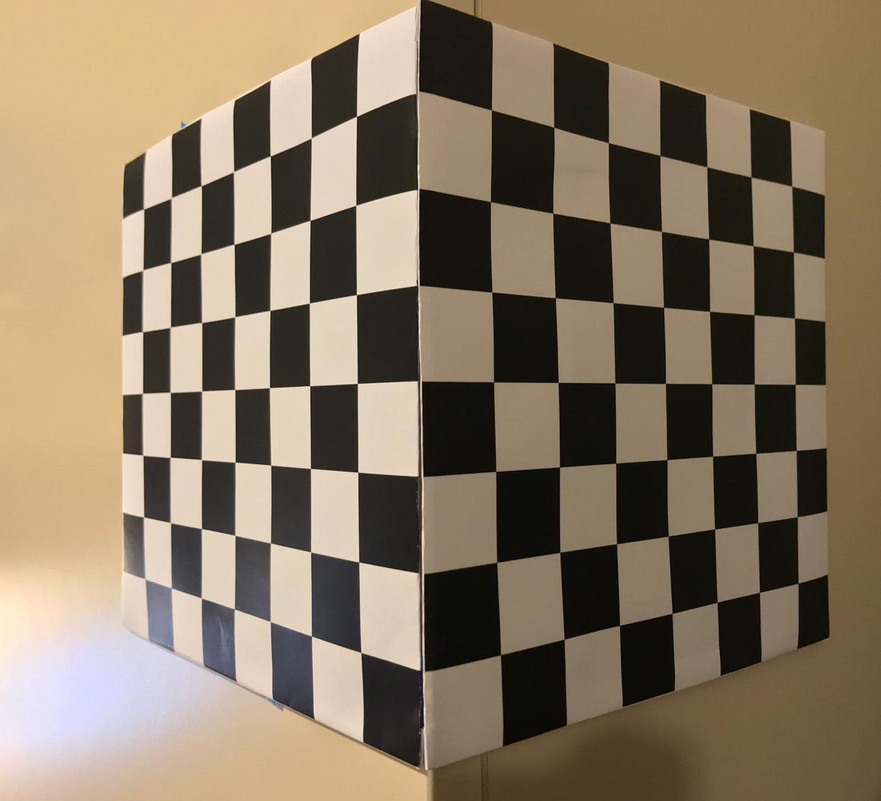
%> input picture 5-data-generation-for-camera-calibration/calibrationObjectLab5.jpeg, 881 x 801 px, shrunk from 1306 x 1187 before the run
$ octave lab5.m   (GNU Octave 9; MATLAB toolbox functions it lacks are replaced by stand-ins)
%> lines starting %> are read from the running program, lines starting %| are printed output that depends on the picture; in (x1, y1, x2, y2) boxes, pixels count from 0 and x2, y2 are one past the last pixel; in counts of white or black regions, pixels touching at a corner belong together; the program's own positions count from 1
### 5-data-generation-for-camera-calibration/lab5calibprep.m
function [H,T,R,edges,P,lines] = lab5calibprep(img)

    [row,col,ch] = size(img);
    X = zeros(size(img));
    k = 1;

    if(ch==3)
        img = rgb2gray(img);
    end

    edges = edge(img,'Canny',[0.1 0.4]);

    [H,T,R] = hough(edges,'RhoResolution',0.5,'Theta',-90:0.5:89);

    P = houghpeaks(H,500,'Threshold',0.1*max(H(:)));

    lines = houghlines(edges,T,R,P,'FillGap',50,'MinLength',15);

end

### 5-data-generation-for-camera-calibration/lab5drawlines.m
function [intersection, y1,y2] = lab5drawlines(lines,L1,L2)

     tetha1 = lines(L1).theta;
     tetha2 = lines(L2).theta;

     if tetha1 == 0
         tetha1 = 0.001;
     end

     if tetha2 == 0
         tetha2 = 0.001;
     end

     rho = [lines(L1).rho; lines(L2).rho];
     A = [cosd(tetha1) sind(tetha1); cosd(tetha2) sind(tetha2)];
     intersection = inv(A)*rho;

     x1 = 0:0.1:2000;
     x2 = 0:0.1:2000;
     y1 = (rho(1)-x1*cosd(tetha1))/sind(tetha1);
     y2 = (rho(2)-x2*cosd(tetha2))/sind(tetha2);

     plot(x1(1,:), y1(1,:), 'm','LineWidth',1);
     plot(x2(1,:), y2(1,:), 'm','LineWidth',1);
     plot(intersection(1),intersection(2),'-o')

end

### 5-data-generation-for-camera-calibration/lab5.m
img = imread('calibrationObjectLab5.jpeg');
%> img is the input picture: size 801x881x3 uint8; mean R, G, B 134.7, 118.8, 97.7

 [row,col,ch] = size(img);
%> row = 801; col = 881; ch = 3
 if(ch==3)
    img = rgb2gray(img);
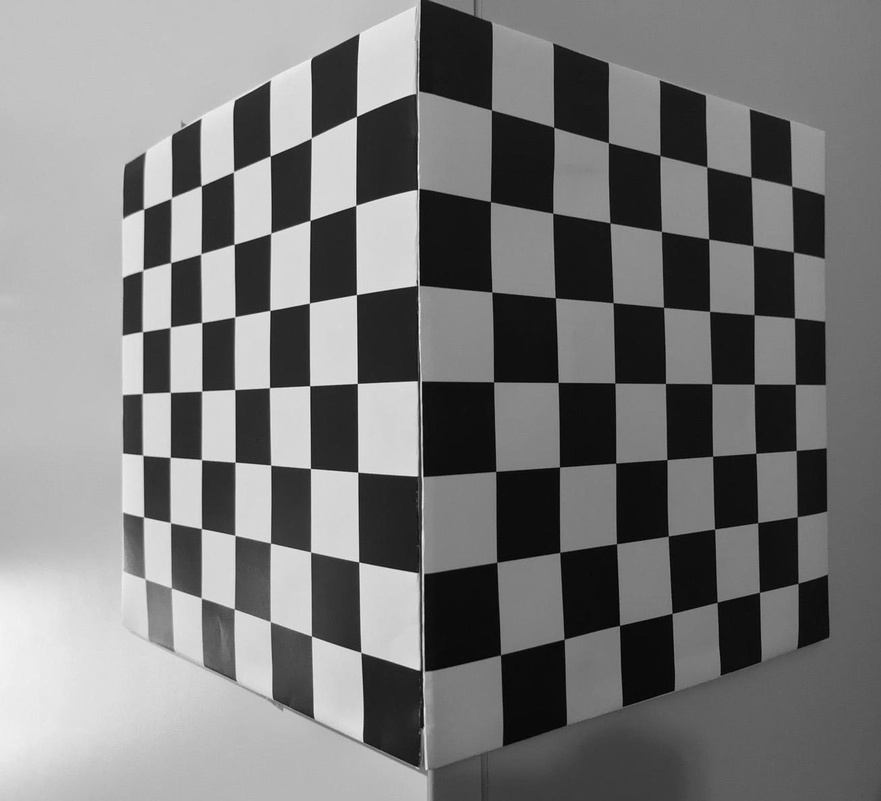
%> img: size 801x881 uint8; min 1, max 245, mean 121.2
 end

img2 =  edge(img,'Canny',[0.1 0.4]);
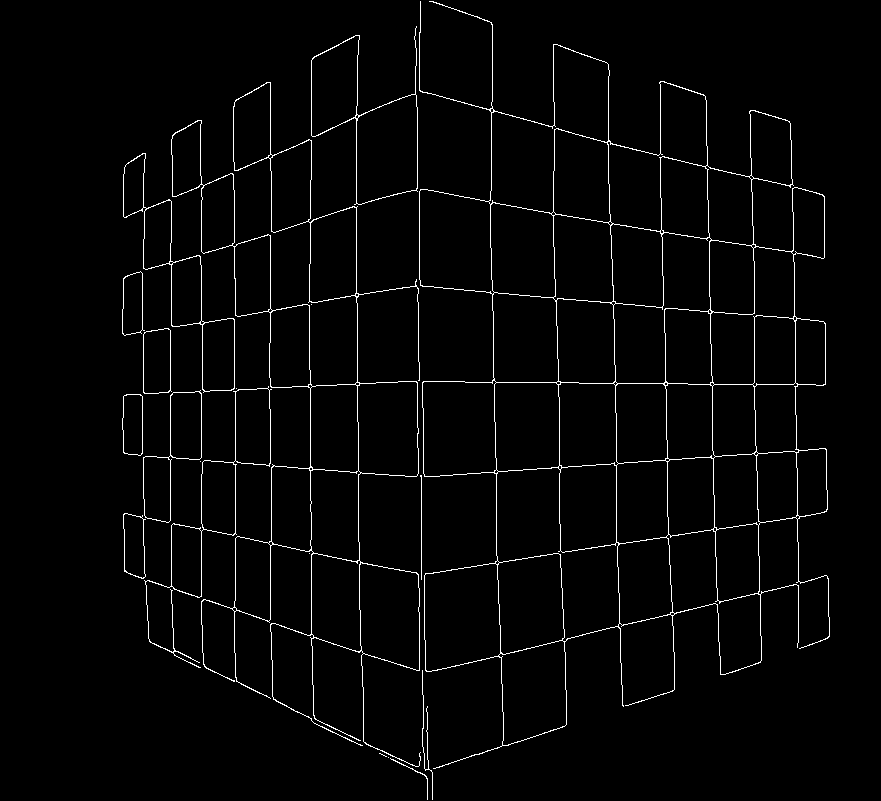
%> img2: size 801x881 logical; 2.3% white in thin lines or dots, all inside (x1, y1, x2, y2) = (122, 1, 830, 800)

[H,T,R,edges,P,lines] = lab5calibprep(img);
%> in lab5calibprep, `[H,T,R] = hough(edges,'RhoResolution',0.5,'Theta',-90:0.5:89);`:
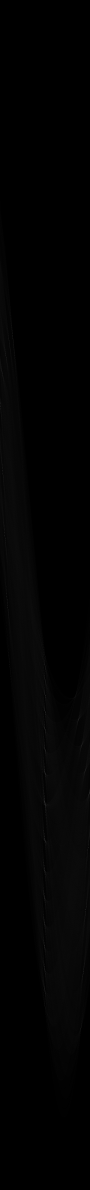
%> H: size 4759x359 double (shown at 1/4 size); min 0, max 341, mean 3.5; drawn with min black and max white
%> in lab5calibprep, `[H,T,R] = hough(edges,'RhoResolution',0.5,'Theta',-90:0.5:89);`: T = 359 values from -90 to 89; R = 4759 values from -1189.5 to 1189.5
%> in lab5calibprep, `P = houghpeaks(H,500,'Threshold',0.1*max(H(:)));`: P = 63 rows, first 12: [2920 181; 2782 181; 2850 181; 3002 181; 3218 181; 3088 180; 2720 181; 3390 353; 2666 181; 1625 2; 1884 11; 3957 179]
%> in lab5calibprep, `lines = houghlines(edges,T,R,P,'FillGap',50,'MinLength',15);`: lines = 122 lines; longest, point1 to point2 (x, y): (792, 141) to (800, 582), (828, 577) to (423, 674), (423, 287) to (824, 322), (816, 450) to (422, 478), (708, 147) to (715, 532), (816, 515) to (484, 565)
%> T = 359 values from -90 to 89; R = 4759 values from -1189.5 to 1189.5

subplot(1,2,1);
imshow(img2);
title('calibrationObjectLab5.jpeg edges');
axis on, axis normal, hold on;

subplot(1,2,2);
imshow(img);
title('Corners');
axis on, axis normal, hold on;

lab5drawlines(lines,45,35);
%> in lab5drawlines, `tetha1 = lines(L1).theta;`: tetha1 = -1.5
%> in lab5drawlines, `rho = [lines(L1).rho; lines(L2).rho];`: rho = [547.5; 483.5]
%> in lab5drawlines, `A = [cosd(tetha1) sind(tetha1); cosd(tetha2) sind(tetha2)];`: A = [1 -0.0262; 1 -0.0262]
%> in lab5drawlines, `intersection = inv(A)*rho;`: intersection = [Inf; Inf]
lab5drawlines(lines,45,14);
lab5drawlines(lines,81,60);
lab5drawlines(lines,2,71);
lab5drawlines(lines,17,69);
lab5drawlines(lines,2,69);
lab5drawlines(lines,4,68);
lab5drawlines(lines,66,42);

axis on, axis normal, hold on;
corners = corner(img,'Harris');
%> corners = 166 rows, first 12: [357 296; 358 384; 311 387; 359 473; 358 117; 311 469; 311 222; 271 312; 271 157; 360 563; 311 303; 271 388]
plot(corners(:,1),corners(:,2),'r*');
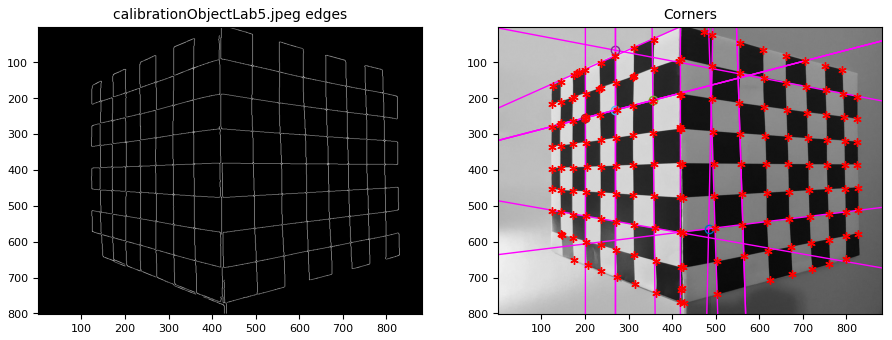
%> figure redrawn from the program's plot data, 2 panels
